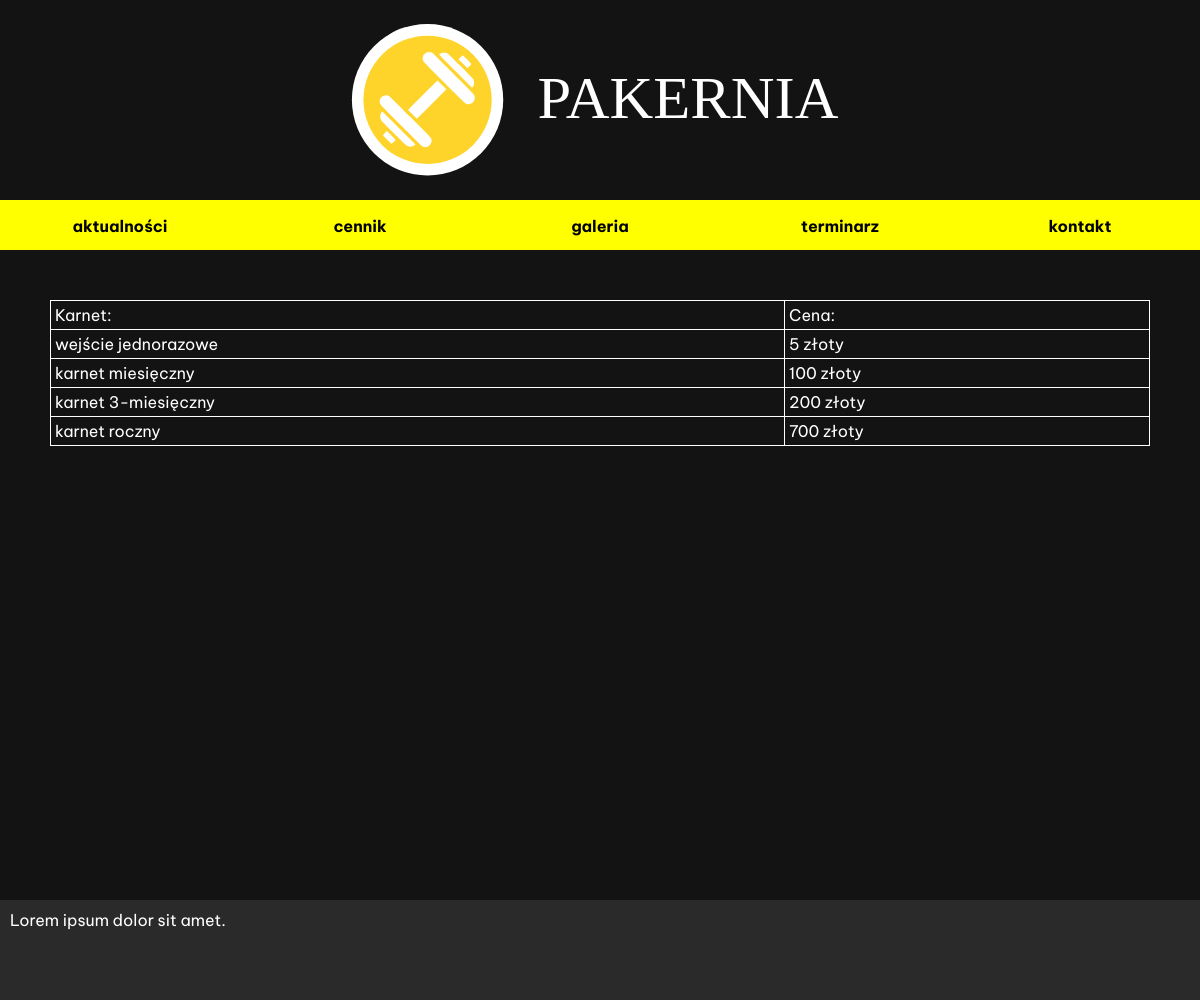
/cennik.php, run on the app's committed database.
### tables this page shows
CREATE TABLE `cennik` (
  `id` int(11) NOT NULL,
  `product` text NOT NULL,
  `price` text NOT NULL
);

### cennik.php (the view, shortened to what this page needs)
<?php
    $servername = "localhost";
    $username = "root";
    $password = "";
    $dbname = "strona";
    $conn = mysqli_connect($servername, $username, $password, $dbname);
    $sql = "SELECT * FROM cennik";
    $result = mysqli_query($conn, $sql);
?>
<!DOCTYPE html>
<html lang="pl">
<head>
    <link rel="stylesheet" href="style.css">
</head>
<body>
    <div class="container">
        <div class="banner">
            <img src="p.svg" alt="zdjęcie">
        </div>
        <div class="nav">
            <ul>
                <li><a href="aktualnosci.php"><b>aktualności</b></a></li>
                <li><a href="cennik.php"><b>cennik</b></a></li>
                <li><a href="galeria.html"><b>galeria</b></a></li>
                <li><a href="terminarz.php" ><b>terminarz</b></a></li>
                <li><a href="index.html" ><b>kontakt</b></a></li>
            </ul>
        </div>
        <div class="cennik">
            <table style="width:100%">
            <tr>
                <td>Karnet:</td><td>Cena:</td>
            </tr>
                <?php
                    if (mysqli_num_rows($result) > 0) {
                        while($row = mysqli_fetch_assoc($result) ) {
                            echo    "<tr>
                                        <td>". $row['product']. "</td>
                                        <td>".$row['price'].  "</td>
                                    </tr>";
                            }
                    }
                ?>
            </table>
        </div>
        <div class="footer">
            Lorem ipsum dolor sit amet.
          </div>
    </div>
</body>
</html>

### style.css (style rules this page uses)
body { margin: 0; background-color: rgb(0, 0, 0); font-family: 'Be Vietnam Pro', sans-serif; color: white; }
.container { max-width: 1300px; display: grid; grid-template-columns: repeat(5, 1fr); margin-left: auto; margin-right: auto; grid-auto-rows: 50px; background-color: rgb(19, 19, 19); }
.banner { background-color: rgba(137, 43, 226, 0); grid-column-start:1; grid-column-end: 6; grid-row-start: 1; grid-row-end: 5; }
.nav { background-color: rgb(139, 65, 46); grid-column-start:1; grid-column-end: 6; grid-row-start: 5; grid-row-end: 6; }
.footer { background-color: rgb(42, 42, 42); color: white; grid-column-start:1; grid-column-end:6; grid-row-start: 19; grid-row-end: 21; padding: 10px; }
ul { list-style-type: none; margin: 0; padding: 0; overflow: hidden; background-color: rgb(255, 255, 0); height: 50px; }
li { float: left; width: 20%; }
li a { display: block; color: rgb(0, 0, 0); text-align: center; text-decoration: none; padding: 16px 16px; }
img { width: 100%; height: 100%; }
.cennik { grid-column-start:1; grid-column-end: 6; grid-row-start: 7; grid-row-end: 15; margin-left: 50px; margin-right: 50px; }
table { width: 100%; }
table, th, td { border:1px solid white; color: white; border-collapse: collapse; }
td { padding: 4px; }

### data on the page
cennik: product "wejście jednorazowe", price "5 złoty"
cennik: product "karnet miesięczny", price "100 złoty"
cennik: product "karnet 3-miesięczny", price "200 złoty"
cennik: product "karnet roczny", price "700 złoty"
